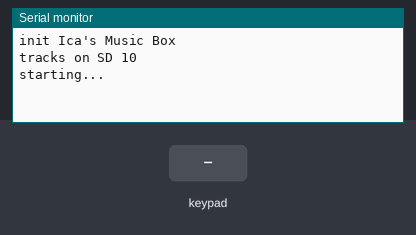
Bench run of a sketch on a simulated Arduino Uno, built with avr-gcc and run on an emulated ATmega328P. Shown: the last lines printed to the serial monitor. Inputs (shaded band) come from the test bench. The audio player accepts every command and is not drawn.

Above: at 1.2 s.
1.3 s: key '1' pressed
At 1.9 s:
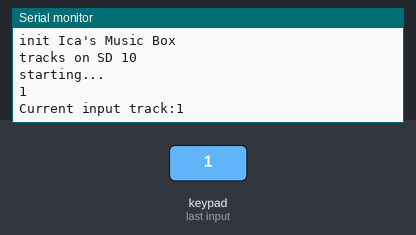
2.8 s: keypad keys 5 4 3 2 # pressed 0.4 s apart
At 5.3 s:
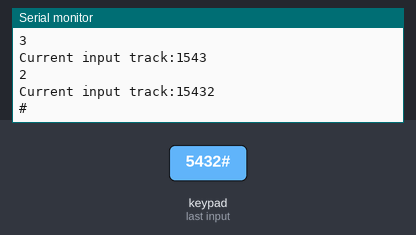
6.3 s: key 'A' pressed
At 6.9 s:
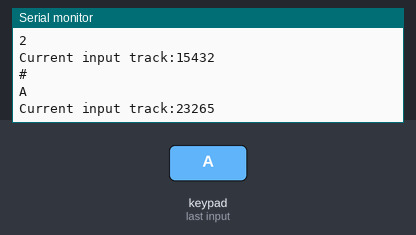
9.3 s: keypad keys 5 4 3 2 * pressed 0.4 s apart
At 11.5 s:
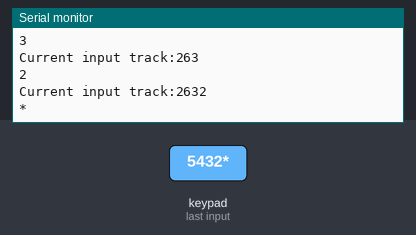
12.8 s: key 'B' pressed
At 13.2 s:
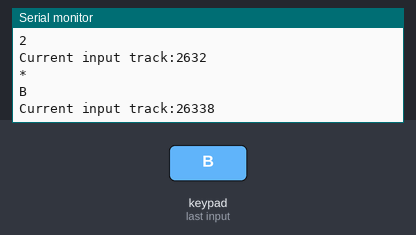
15.8 s: keypad keys 5 4 3 2 D pressed 0.4 s apart
At 17.9 s:
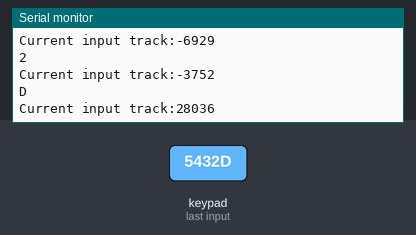
Timing chart, 0 to 19.4 s (numbered marks = the images above; inputs shaded):
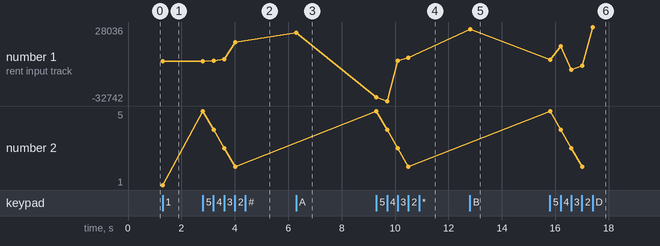

Measured:
- after the input at 1.3 s, the serial monitor: prints a new line at once (image 1)
- after the input at 2.8 s, the serial monitor: prints a new line at once (image 2)
- after the input at 6.3 s, the serial monitor: prints a new line at once (image 3)
- after the input at 9.3 s, the serial monitor: prints a new line at once (image 4)
- after the input at 12.8 s, the serial monitor: prints a new line at once (image 5)
- after the input at 15.8 s, the serial monitor: prints a new line at once (image 6)
- plotted number 1: 1 → 15432 after the input at 2.8 s, 15432 → 23265 after the input at 6.3 s, 23265 → 2632 after the input at 9.3 s, 2632 → 26338 after the input at 12.8 s, 26338 → 28036 after the input at 15.8 s
- plotted number 2: 1 → 2 after the input at 2.8 s

The sketch:

MusicBox.ino
```cpp
#include <Keypad.h>
#include <SoftwareSerial.h>
#include <DFMiniMp3.h>


class Mp3Notify
{
public:
  static void OnError(uint16_t errorCode)
  {
    // see DfMp3_Error for code meaning
    Serial.println();
    Serial.print("Com Error ");
    Serial.println(errorCode);
  }

  static void OnPlayFinished(uint16_t globalTrack)
  {
    Serial.println();
    Serial.print("Play finished for #");
    Serial.println(globalTrack);
  }

  static void OnCardOnline(uint16_t code)
  {
    Serial.println();
    Serial.print("Card online ");
    Serial.println(code);
  }

  static void OnCardInserted(uint16_t code)
  {
    Serial.println();
    Serial.print("Card inserted ");
    Serial.println(code);
  }

  static void OnCardRemoved(uint16_t code)
  {
    Serial.println();
    Serial.print("Card removed ");
    Serial.println(code);
  }
};


const byte ROWS = 4;
const byte COLS = 4;
char keys[ROWS][COLS] = {
  {'1','2','3','A'},
  {'4','5','6','B'},
  {'7','8','9','C'},
  {'*','0','#','D'}
};
byte rowPins[ROWS] = {5, 4, 3, 2};
byte colPins[COLS] = {9,8, 7, 6};
uint16_t NrTracks;


Keypad keypad = Keypad( makeKeymap(keys), rowPins, colPins, ROWS, COLS );
SoftwareSerial secondarySerial(10, 11); // RX, TX
DFMiniMp3<SoftwareSerial, Mp3Notify> mp3(secondarySerial);

void setup(){
  Serial.begin(9600);

  Serial.println("init Ica's Music Box");

  mp3.begin();


  mp3.setVolume(15);

  NrTracks = mp3.getTotalTrackCount();
  Serial.print("tracks on SD ");
  Serial.println(NrTracks);

  Serial.println("starting...");

  mp3.playMp3FolderTrack(1); // start with the first song
}

int InputTrack;
unsigned long int lastTime;
bool startReading = false;
void loop(){

  char key = keypad.getKey();
  unsigned long int currentTime = millis();
  //Serial.print(currentTime);
  //Serial.print("--");
  //Serial.println(mp3.getVolume());

  if( currentTime - lastTime > 4000 && startReading ) {

    if(InputTrack > NrTracks) mp3.playMp3FolderTrack(1);
      else mp3.playMp3FolderTrack(InputTrack);
    Serial.println("Start new song");
     InputTrack = 0 ;
     startReading = false;
  }
  if (key ) {


    Serial.println(key);
    if(key != '*' && key != '#') {
      if(startReading == false) startReading = true;
      mp3.stop();

      lastTime = millis();

      int keynumber = key - '0';
      InputTrack = (InputTrack*10) + keynumber;

      Serial.print("Current input track:");
      Serial.println(InputTrack);

    }
    else if( key == '#') {
      mp3.setVolume(mp3.getVolume() + 1);
    }
    else if( key == '*') {
      mp3.setVolume(mp3.getVolume() - 1);
    }
  }
  mp3.loop();
}
```
